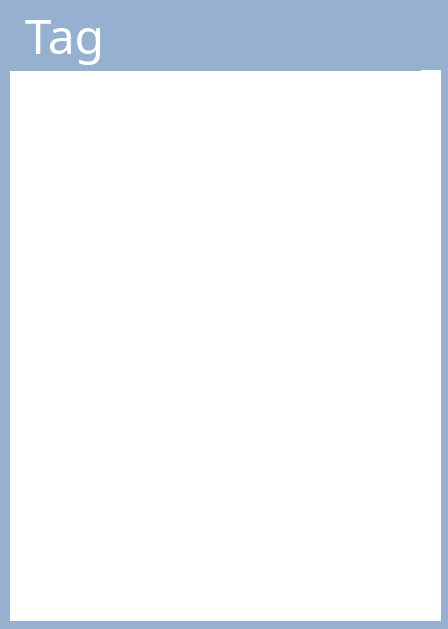
<?xml version="1.0" encoding="UTF-8"?>
<ui version="4.0">
 <class>Dialog</class>
 <widget class="QDialog" name="Dialog">
  <property name="geometry">
   <rect>
    <x>0</x>
    <y>0</y>
    <width>448</width>
    <height>629</height>
   </rect>
  </property>
  <property name="windowTitle">
   <string>Dialog</string>
  </property>
  <property name="windowIcon">
   <iconset>
    <normaloff>icon/트레이 아이콘.webp</normaloff>icon/트레이 아이콘.webp</iconset>
  </property>
  <property name="styleSheet">
   <string notr="true">background-color: rgb(150, 177, 208);</string>
  </property>
  <widget class="QWidget" name="tagList" native="true">
   <property name="geometry">
    <rect>
     <x>10</x>
     <y>70</y>
     <width>431</width>
     <height>551</height>
    </rect>
   </property>
   <property name="styleSheet">
    <string notr="true">background-color: rgb(255, 255, 255);</string>
   </property>
  </widget>
  <widget class="QLabel" name="TagName">
   <property name="geometry">
    <rect>
     <x>0</x>
     <y>0</y>
     <width>421</width>
     <height>71</height>
    </rect>
   </property>
   <property name="font">
    <font>
     <family>Bahnschrift SemiBold</family>
     <pointsize>36</pointsize>
     <weight>7</weight>
     <italic>false</italic>
     <bold>false</bold>
    </font>
   </property>
   <property name="styleSheet">
    <string notr="true">font: 63 36pt &quot;Bahnschrift SemiBold&quot;;
color: rgb(255, 255, 255);
background-color: rgb(150, 177, 208);</string>
   </property>
   <property name="text">
    <string>  Tag</string>
   </property>
  </widget>
 </widget>
 <resources/>
 <connections/>
</ui>
